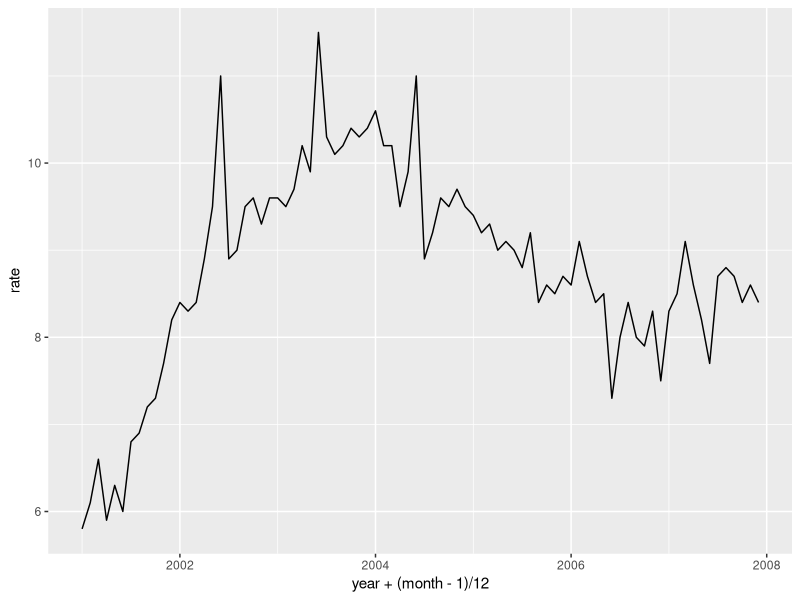
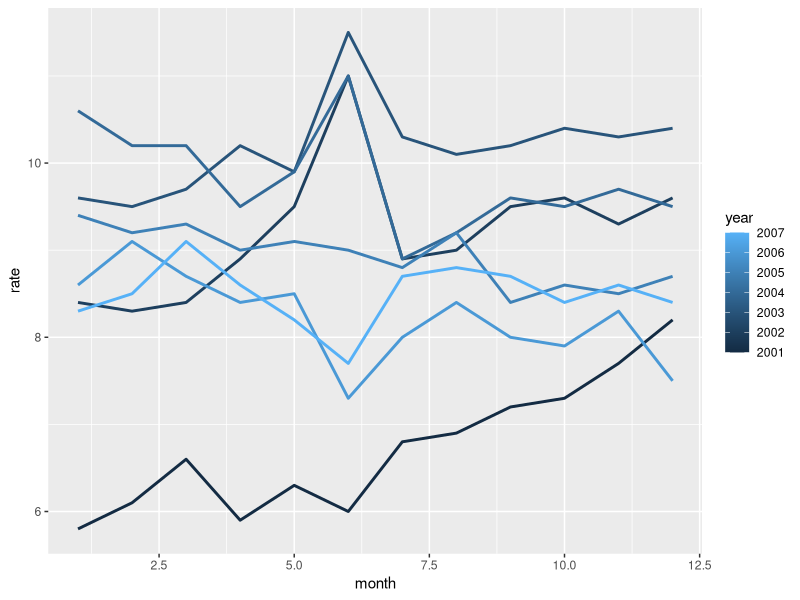

Write R code to recreate these figures, in order.
## ---- chunk 1
library(ggplot2)
library(dplyr)
library(tidyr)
options(digits = 2, width = 60)
## ---- chunk 2
library("lubridate")
ec2 <- 
  ggplot2::economics %>% 
  tbl_df() %>%
  transmute(year = year(date), month = month(date), rate = uempmed) %>%
  filter(year > 2000) %>%
  spread(year, rate)
knitr::kable(ec2)
## ---- chunk 3
df <- data.frame(
  w = c(1, 2, 3, 4, 3),
  x = c("a", "b", "c", "d", "c"),
  y = c("A", "D", "A", "C", "B"),
  z = c(1, 5, 4, 9, 10)
) %>% arrange(x, y)

knitr::kable(df)
knitr::kable(df %>% spread(y, z))
## ---- chunk 4
    ggplot2::economics %>% 
      tbl_df() %>%
      transmute(year = year(date), month = month(date), rate = uempmed) %>%
      filter(year > 2000) %>%
      spread(year, rate) %>% 
      head()
## ---- chunk 5
    dplyr::data_frame(
      var = paste0(rep(c("start", "end"), each = 3), "_", rep(1:3, 2))
    )
## ---- chunk 6
    dplyr::data_frame(
      obs = rep(c("temp", "rain"), each = 3),
      val = c(c(23, 22, 20), c(0, 0, 5))
    )
## ---- chunk 7
ec3 <- 
  ec2 %>% 
  gather(year, rate, `2001`:`2007`, convert = TRUE, na.rm = TRUE)
## ---- chunk 8
ggplot(ec3, aes(year + (month - 1) / 12, rate)) +
  geom_line()
## ---- chunk 9
ggplot(ec3, aes(month, rate, group = year)) +
  geom_line(aes(colour = year), size = 1)
